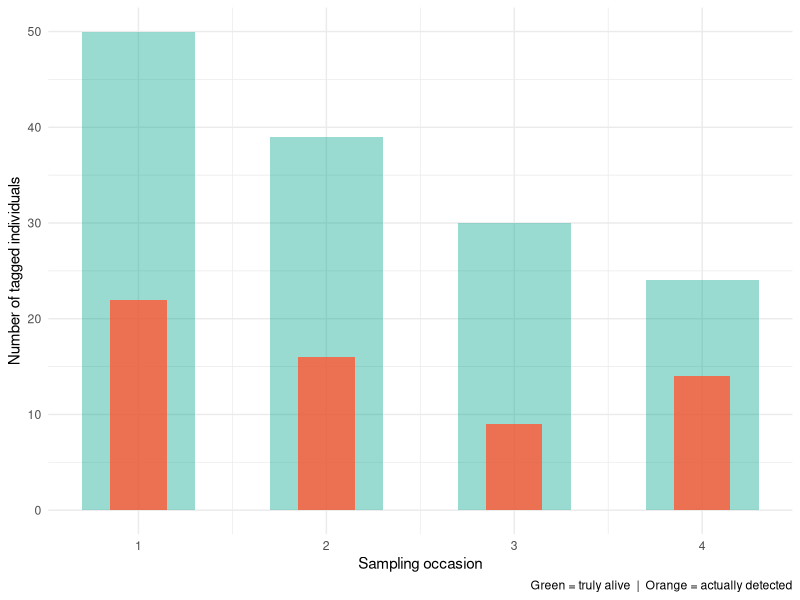
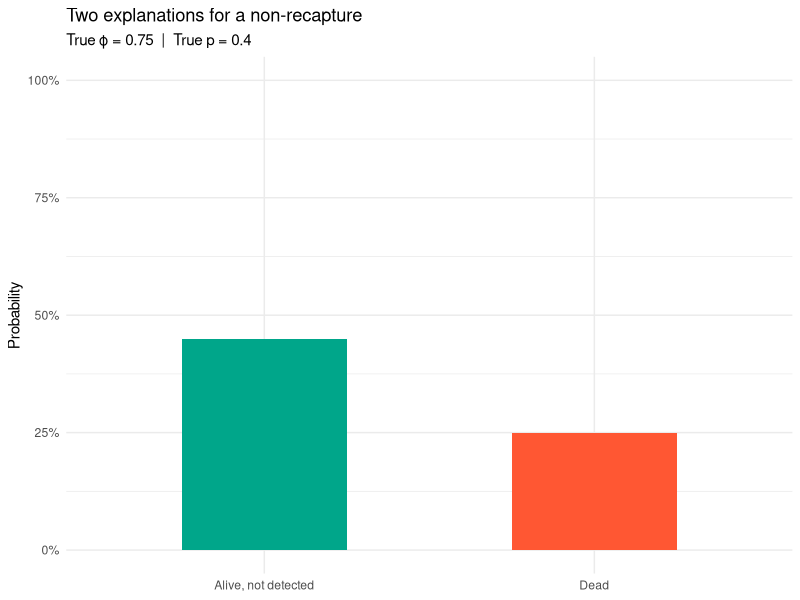

These charts were generated, in order, by the following R code:
## ---- chunk 1
knitr::opts_chunk$set(echo = TRUE,
                      warning = FALSE,
                      message = FALSE)
## ---- chunk 2
library(ggplot2)
library(dplyr)

set.seed(99)

n_tagged <- 50
occasions <- 4

phi_true <- 0.75
p_true <- 0.40

survival_mat <- matrix(NA, nrow = n_tagged, ncol = occasions)
survival_mat[, 1] <- 1

for (t in 2:occasions) {
  survival_mat[, t] <- rbinom(n_tagged, 1, survival_mat[, t - 1] * phi_true)
}

detection_mat <- matrix(NA, nrow = n_tagged, ncol = occasions)
for (t in 1:occasions) {
  detection_mat[, t] <- rbinom(n_tagged, 1, survival_mat[, t] * p_true)
}

observed_counts <- colSums(detection_mat)
true_alive <- colSums(survival_mat)

summary_df <- data.frame(
  occasion = 1:occasions,
  true_alive = true_alive,
  observed = observed_counts
)

ggplot(summary_df) +
  geom_col(aes(x = occasion, y = true_alive),
           fill = "#00A68A", alpha = 0.4, width = 0.6) +
  geom_col(aes(x = occasion, y = observed),
           fill = "#FF5733", alpha = 0.8, width = 0.3) +
  labs(
    x = "Sampling occasion",
    y = "Number of tagged individuals",
    caption = "Green = truly alive  |  Orange = actually detected"
  ) +
  scale_x_continuous(breaks = 1:occasions) +
  theme_minimal()
## ---- chunk 3
phi_true <- 0.75
p_true <- 0.40

scenarios <- data.frame(
  scenario = c("Alive, not detected", "Dead"),
  probability = c(phi_true * (1 - p_true), 1 - phi_true)
)

ggplot(scenarios, aes(x = scenario, y = probability)) +
  geom_col(fill = c("#00A68A", "#FF5733"), width = 0.5) +
  scale_y_continuous(labels = scales::percent, limits = c(0, 1)) +
  labs(
    x = NULL,
    y = "Probability",
    title = "Two explanations for a non-recapture",
    subtitle = paste0("True \u03d5 = ", phi_true, "  |  True p = ", p_true)
  ) +
  theme_minimal()
